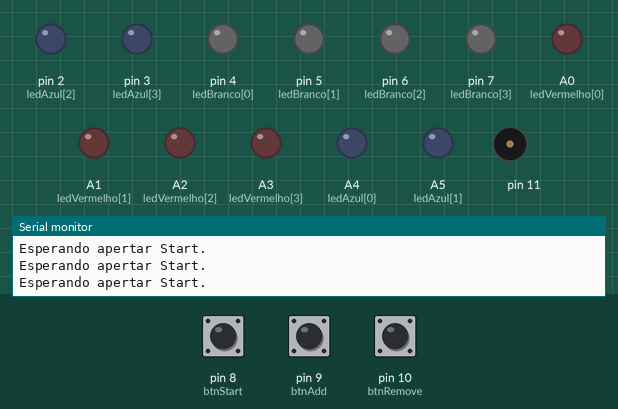
Simulated run of this sketch. Board: Arduino Uno, built with avr-gcc and run on an emulated ATmega328P. Shown: output pins drawn as LEDs (lit = HIGH), buzzer (waves = sounding), the last lines printed to the serial monitor. Dashed ring = blinking. The test bench sets the inputs (shaded band); at power-on: pin 8 (btnStart) HIGH, pin 9 (btnAdd) HIGH, pin 10 (btnRemove) HIGH.

Above: at 1.2 s.
1.3 s: pin 8 (btnStart) pulled LOW for 0.15 s
At 2.0 s:
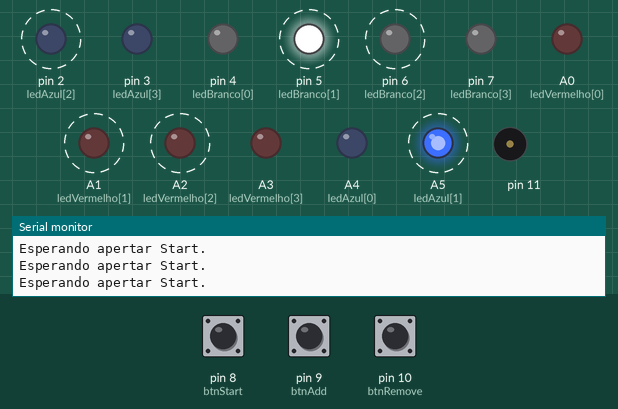
4.3 s: pin 9 (btnAdd) pulled LOW for 3.2 s
At 8.97 s:
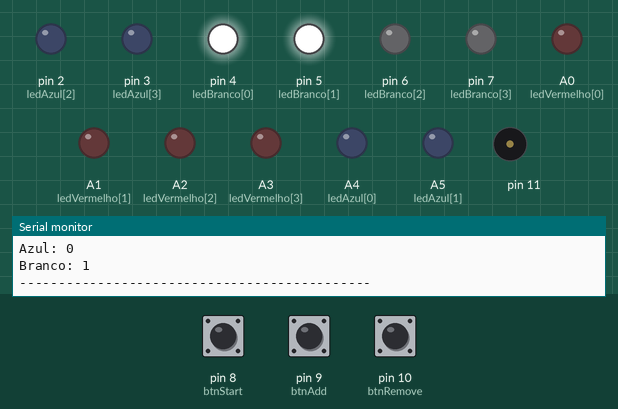
9.6 s: pin 10 (btnRemove) pulled LOW for 0.15 s
12.6 s: pin 9 (btnAdd) pulled LOW for 0.15 s
At 13.06 s:
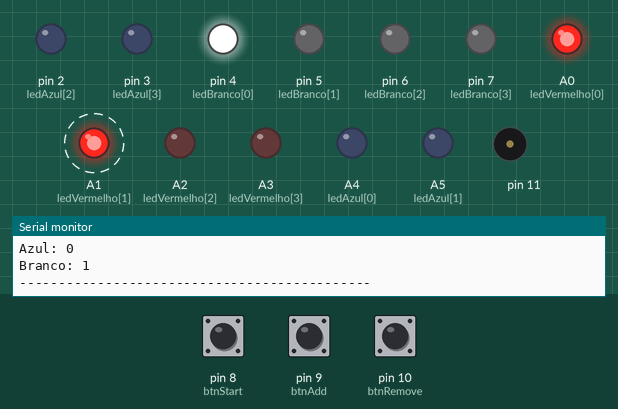
15.6 s: pin 10 (btnRemove) pulled LOW for 1 s
At 16.5 s:
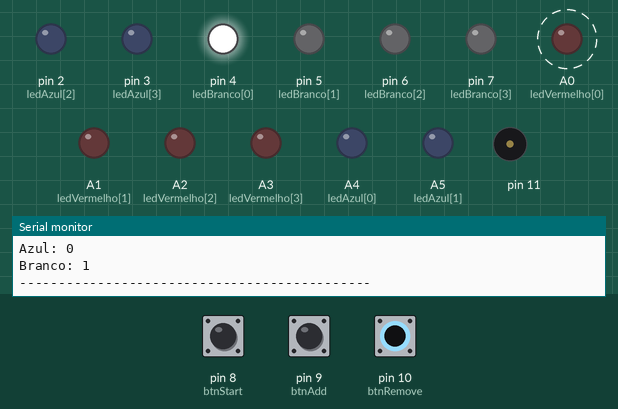
18.6 s: pin 10 (btnRemove) pulled LOW for 3.2 s
Timing chart, 0 to 24.3 s (numbered marks = the images above; inputs shaded):
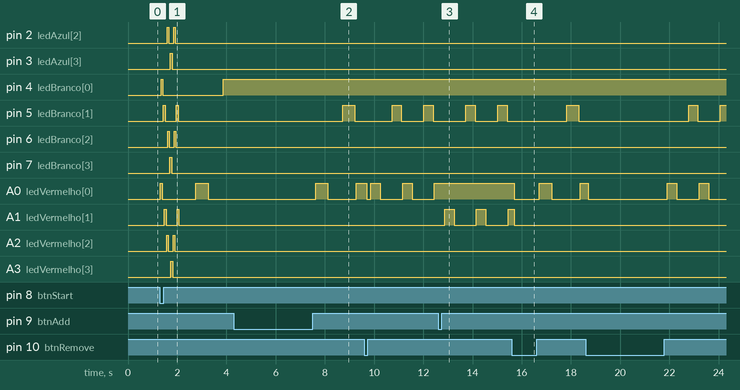

The sketch:

CorridaMaluca.ino
```cpp
#include "Arduino.h"
#include <MyStack.h> // biblioteca criada para iniciar uma pilha para cada fileira de leds.
#include <Bipper.h> // biblioteca criada para os sons do buzzer.
#define INTERV 120 // valor fixo para o cálculo da dificuldade.
#define LEDINTERV 20 // valor de intervalo do led start

// Leds
int ledAzul[] = {A4,A5,2,3};
int ledBranco[] = {4,5,6,7};
int ledVermelho[] = {A0,A1,A2,A3};
// Array aonde suas posições irão ser os jogadores e a dificuldade/intervalo deles.
int jogadorDifficulty[] = {500,500,500};
// Botões
int btnStart = 8;
int btnAdd = 9;
int btnRemove = 10;
// Controladores
bool inGame;
int turn;
long lastcheck = 0;
// Pilha
MyStack pilhaV(4), pilhaA(4), pilhaB(4);
// Buzzer
Bipper bip(11);


void setup() {
  // Velocidade da porta serial.
  Serial.begin(9600);

  // Definição de entrada e saída.
  for(int i=0; i<4;i++){
  pinMode(ledAzul[i], OUTPUT);
  pinMode(ledBranco[i], OUTPUT);
  pinMode(ledVermelho[i], OUTPUT);
  } //end for
  pinMode(btnStart, INPUT_PULLUP);
  pinMode(btnAdd, INPUT_PULLUP);
  pinMode(btnRemove, INPUT_PULLUP);

  // Inicia os controladores.
  inGame = 0;
  turn = 0;

}
/**
* Ficará em loop, inGame será o controlador para identificar se está em partida.
*/
void loop() {
    if (!inGame){
    waitForStart();
    }
    difficultyManager();
    placar();
    sequencial(ledVermelho, ledAzul, ledBranco, jogadorDifficulty[turn]);

    if(turn==2)
      turn=0;
    else
      turn++;

    didWin();
}
/**
 * Irá segurar até que o jogador aperte o botão Start.
 */
void waitForStart(){
  while (true) {
    Serial.println("Esperando apertar Start.");
    int start = digitalRead(btnStart);
    if (start==0) {
      show();
      Serial.println("Começou a Corrida!");
      bip.bipStart();
      inGame = 1;
      return;
    }
  }
}
/**
 * Bônus - utilizado para definir a dificuldade/intervalo do jogo.
 * Quanto mais pontos/leds o jogador acender mais rápido irá ficar.
 * Caso alguém remova um led de um player a dificuldade diminui.
 */
void difficultyManager(){
   switch(turn){
    case 0: // jogador vermelho
      jogadorDifficulty[turn] = 500 - (INTERV*pilhaV.size());
    break;
    case 1: // jogador azul
      jogadorDifficulty[turn] = 500 - (INTERV*pilhaA.size());
    break;
    case 2: // jogador branco
      jogadorDifficulty[turn] = 500 - (INTERV*pilhaB.size());
    break;
   }
   Serial.print("Turn: ");Serial.print(turn);Serial.print(" Dif. ");Serial.println(jogadorDifficulty[turn]);
}
/**
 * É o "main" do jogo, responsável por acender os leds da vez em sequência.
 * vermelho, azul e branco.
 * @params vermelho[], azul[], branco[] - array com a pinagem correspondente a cada cor.
 * @intervalo - irá definir o intervalo entre cada led.
 */
void sequencial(int vermelho[], int azul[],int branco[], int intervalo){
 // inicia as posições dos leds de acordo com as pilhas e os controladores(sequencia e didPush).
 int posV = pilhaV.size();
 int posA = pilhaA.size();
 int posB = pilhaB.size();
 int sequencia = 1;
 int didPush = false;

 while (true){ // enquanto não apertar um botão irá continuar fazendo a sequencia.
  switch(sequencia){
  // led vermelho
  case 1:
  digitalWrite(vermelho[posV],HIGH);
  didPush = timer(intervalo,sequencia,vermelho); // inicia o timer
  sequencia++;
  break;
  // led azul
  case 2:
  digitalWrite(azul[posA],HIGH);
  didPush = timer(intervalo,sequencia,azul); // inicia o timer
  sequencia++;
  break;
  // led branco
  case 3:
  digitalWrite(branco[posB],HIGH);
  didPush = timer(intervalo,sequencia,branco); // inicia o timer
  sequencia = 0;
  sequencia++;
  break;
  } //end switch
  // se algum botão foi apertado então irá verificar se ainda está apertado
  // e somente prosseguir se solta-lo.
  if(didPush){
    while(digitalRead(btnAdd)==LOW || digitalRead(btnRemove)==LOW){
      if (digitalRead(btnAdd)==HIGH && digitalRead(btnRemove)==HIGH)
      break;
  }
  break;
  // apaga os leds do momento para iniciar a sequencia novamente
  } else {
  //bip.bipIdle(sequencia);
  digitalWrite(vermelho[posV],LOW);
  digitalWrite(azul[posA],LOW);
  digitalWrite(branco[posB],LOW);

  bip.bipIdle(sequencia);
  delay(50);
  }
 }
}
/**
 * Responsável pelo intervalo entre cada led/sequencia e por verificar se um
 * botão foi pressionado durante o mesmo.
 * @param duration - duração do intervalo
 * @param sequencia - identificação de qual led está aceso para o checkButtons().
 * @param led[] - array com a pinagem dos leds para o checkButtons().
 */
bool timer(unsigned long duration, int sequencia, int led[])
{
 unsigned long start = millis();
 // enquanto o intervalo for maior que o meu start(tempo em que começou o timer) menos o tempo atual...
 while (millis() - start <= duration) {
   bool didPress = checkButtons(sequencia, led);  // check the buttons
   if (didPress){
    return true;
   }
   }
  return false;
}
/**
 * Responsável por checar se o botão + ou - foi apertado no momento em que o led
 * está aceso.
 * @param sequencia - para saber qual led está aceso
 * @param led[] - array com as pinagens dos leds
 */
bool checkButtons(int sequencia, int led[]){
    boolean didPressAdd = digitalRead(btnAdd)==LOW; // Lê o botão +
    boolean didPressRemove = digitalRead(btnRemove)==LOW; // Lê o botão -
    // verifica se o botão + foi apertado e em qual led pela sequencia.
    if(didPressAdd){
      bip.bipAdd();
      didPressAdd = false;
      if (sequencia==1){
       pilhaV.push(led[pilhaV.size()]);
       return true;
    } else if (sequencia==2){
        pilhaA.push(led[pilhaA.size()]);
        return true;
    } else if (sequencia==3){
        pilhaB.push(led[pilhaB.size()]);
        return true;
    }
   // verifica se o botão - foi apertado e em qual led pela sequencia.
 } else if(didPressRemove){
      bip.bipRemove();
      didPressRemove = false;
      if (sequencia==1){
       digitalWrite(led[pilhaV.size()], LOW);
       pilhaV.pop();
       return true;
    } else if (sequencia==2){
       digitalWrite(led[pilhaA.size()], LOW);
       pilhaA.pop();
       return true;
    } else if (sequencia==3){
       digitalWrite(led[pilhaB.size()], LOW);
       pilhaB.pop();
       return true;
    }
 }
 return false;
}
/**
 * Função responsável por verificar a cada turno se algum jogador venceu
 */
void didWin(){
  if(pilhaV.isFull() || pilhaA.isFull() || pilhaB.isFull()){
    reset();
  }
}
/**
* Função responsável por resetar o jogo quando algum jogador ganhar!
*/
void reset(){
  inGame = false;
  turn = 0;
  // apaga todos os leds.
  for (int i=0; i<sizeof(ledVermelho)/sizeof(char *);i++){
    digitalWrite(ledVermelho[i],LOW);
    digitalWrite(ledAzul[i],LOW);
    digitalWrite(ledBranco[i],LOW);
  }
  // reseta as pilhas
  pilhaV.clear();
  pilhaA.clear();
  pilhaB.clear();
  bip.bipFinish();
}
/**
 * Irá mostrar no Monitor Serial o placar(Jogador da vez, pontuação e dificuldade)
 */
void placar(){
  Serial.println("---------------------------------------------");
    Serial.print("Jogador na vez: ");Serial.print(turn+1); Serial.print(" Dificuldade: "); Serial.println(jogadorDifficulty[turn]);
    Serial.print("Vermelho: "); Serial.println(pilhaV.size());
    Serial.print("Azul: "); Serial.println(pilhaA.size());
    Serial.print("Branco: "); Serial.println(pilhaB.size());
    Serial.println("---------------------------------------------");
}
/**
 * Quando iniciado, iniica uma animação dos leds.
 */
void show(){
  int fila = 0;
  while(true){
  if(fila%2==0){ // Par
  acenderEsquerdaDireita(fila, HIGH);
  delay(10);
  acenderEsquerdaDireita(fila, LOW);
  } else { // Impar
    acenderDireitaEsquerda(fila, HIGH);
    delay(10);
    acenderDireitaEsquerda(fila, LOW);
  }
  fila++;
  if(fila==4){
    fila=2;
    break;
  }
  }
  while(true){
    if(fila%2==0){ // Par
  acenderEsquerdaDireita(fila, HIGH);
  delay(10);
  acenderEsquerdaDireita(fila, LOW);
  } else { // Impar
    acenderDireitaEsquerda(fila, HIGH);
    delay(10);
    acenderDireitaEsquerda(fila, LOW);
  }
  fila--;
  if(fila==0){
    break;
  }
  }
}
/**
 * Acende os leds da Esquerda para a Direita
 */
void acenderEsquerdaDireita(int index, int turn){
  digitalWrite(ledVermelho[index],turn);
  delay(LEDINTERV);
  digitalWrite(ledAzul[index],turn);
  delay(LEDINTERV);
  digitalWrite(ledBranco[index],turn);
  delay(LEDINTERV);
}
/**
 * Acende os leds da Direita para a Esquerda
 */
void acenderDireitaEsquerda(int index, int turn){
  digitalWrite(ledBranco[index],turn);
  delay(LEDINTERV);
  digitalWrite(ledAzul[index],turn);
  delay(LEDINTERV);
  digitalWrite(ledVermelho[index],turn);
  delay(LEDINTERV);
}
```

Measured:
- after the input at 1.3 s, pin 2 (ledAzul[2]): alternates HIGH for 0.07 s and LOW for 0.19 s, 4 changes in all, then stays LOW, starting after 0.29 s; pin 3 (ledAzul[3]): LOW → HIGH after 0.42 s, → LOW 0.07 s later
- after the input at 4.3 s, pin 4 (ledBranco[0]): stops changing and stays HIGH; pin 5 (ledBranco[1]): LOW → HIGH after 4.4 s, → LOW 0.50 s later
- after the input at 12.6 s, A0 (ledVermelho[0]): stops changing and stays HIGH; A1 (ledVermelho[1]): alternates HIGH for 0.38 s and LOW for 0.91 s, starting after 0.27 s
- after the input at 15.6 s, A0 (ledVermelho[0]): alternates HIGH for 0.50 s and LOW for 1.1 s, starting after 0.10 s
